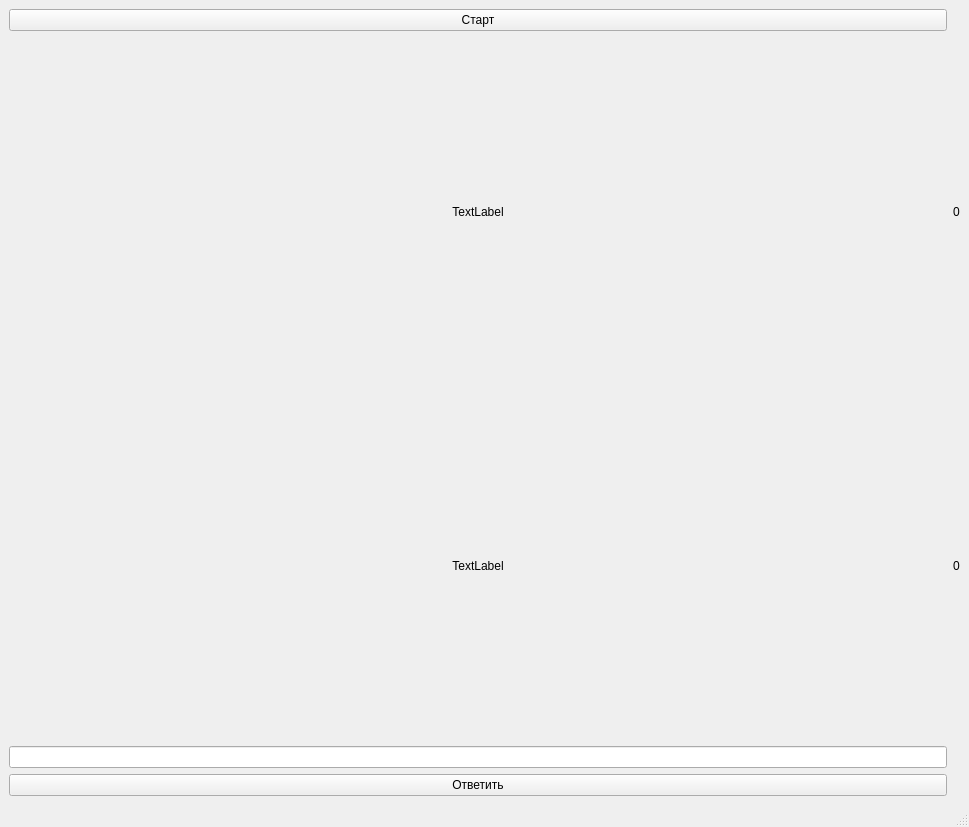
<?xml version="1.0" encoding="UTF-8"?>
<ui version="4.0">
 <class>MainWindow</class>
 <widget class="QMainWindow" name="MainWindow">
  <property name="geometry">
   <rect>
    <x>0</x>
    <y>0</y>
    <width>969</width>
    <height>827</height>
   </rect>
  </property>
  <property name="windowTitle">
   <string>MainWindow</string>
  </property>
  <widget class="QWidget" name="centralwidget">
   <layout class="QGridLayout" name="gridLayout">
    <item row="3" column="0">
     <widget class="QLineEdit" name="lineEdit">
      <property name="enabled">
       <bool>true</bool>
      </property>
      <property name="styleSheet">
       <string notr="true">font: italic 8pt &quot;MS Serif&quot;;
font: 75 8pt &quot;MS Shell Dlg 2&quot;;</string>
      </property>
     </widget>
    </item>
    <item row="0" column="0">
     <widget class="QPushButton" name="pushButton_2">
      <property name="text">
       <string>Старт</string>
      </property>
     </widget>
    </item>
    <item row="2" column="0">
     <widget class="QLabel" name="label_4">
      <property name="text">
       <string>TextLabel</string>
      </property>
      <property name="alignment">
       <set>Qt::AlignCenter</set>
      </property>
     </widget>
    </item>
    <item row="1" column="5">
     <widget class="QLabel" name="label_2">
      <property name="text">
       <string>0</string>
      </property>
     </widget>
    </item>
    <item row="1" column="0">
     <widget class="QLabel" name="label">
      <property name="text">
       <string>TextLabel</string>
      </property>
      <property name="alignment">
       <set>Qt::AlignCenter</set>
      </property>
     </widget>
    </item>
    <item row="4" column="0">
     <widget class="QPushButton" name="pushButton">
      <property name="text">
       <string>Ответить</string>
      </property>
     </widget>
    </item>
    <item row="2" column="5">
     <widget class="QLabel" name="label_3">
      <property name="text">
       <string>0</string>
      </property>
     </widget>
    </item>
   </layout>
  </widget>
  <widget class="QMenuBar" name="menubar">
   <property name="geometry">
    <rect>
     <x>0</x>
     <y>0</y>
     <width>969</width>
     <height>26</height>
    </rect>
   </property>
  </widget>
  <widget class="QStatusBar" name="statusbar"/>
 </widget>
 <resources/>
 <connections/>
</ui>
